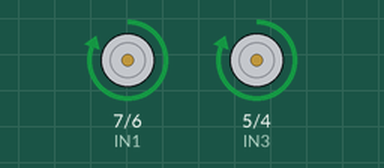
Recording of a sketch running on a simulated Arduino Uno, built with avr-gcc and run on an emulated ATmega328P. Parts: motor-driver pin pairs drawn as motors (green arrow = first pin HIGH = forward, orange = second pin HIGH = backward, longer = more drive, scaled by the enable pin).

Above: at 1.0 s.
At 2.5 s:
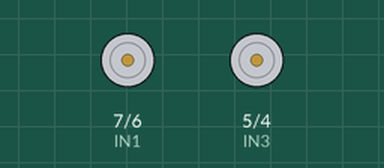
At 4.0 s:
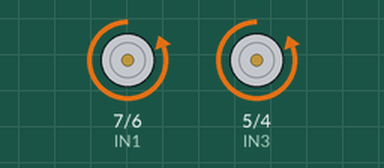
Timing chart, 0 to 7.8 s (numbered marks = the images above):
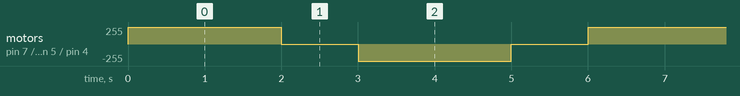

The sketch:

sketch_sep2a.ino
```cpp
// Define motor control pins
#define EN_A 9  // PWM pin to control Motor A speed
#define EN_B 10 // PWM pin to control Motor B speed
#define IN1 7   // Motor A direction pin 1
#define IN2 6   // Motor A direction pin 2
#define IN3 5   // Motor B direction pin 1
#define IN4 4   // Motor B direction pin 2

void setup() {
  // Set all the motor control pins as outputs
  pinMode(EN_A, OUTPUT);
  pinMode(EN_B, OUTPUT);
  pinMode(IN1, OUTPUT);
  pinMode(IN2, OUTPUT);
  pinMode(IN3, OUTPUT);
  pinMode(IN4, OUTPUT);

  // Initial motor stop
  digitalWrite(IN1, LOW);
  digitalWrite(IN2, LOW);
  digitalWrite(IN3, LOW);
  digitalWrite(IN4, LOW);
}

void loop() {
  // Move forward
  digitalWrite(IN1, HIGH); // Motor A forward
  digitalWrite(IN2, LOW);  // Motor A backward (off)
  digitalWrite(IN3, HIGH); // Motor B forward
  digitalWrite(IN4, LOW);  // Motor B backward (off)
  analogWrite(EN_A, 255);  // Full speed for Motor A
  analogWrite(EN_B, 255);  // Full speed for Motor B
  delay(2000);             // Move forward for 2 seconds

  // Stop
  digitalWrite(IN1, LOW);
  digitalWrite(IN2, LOW);
  digitalWrite(IN3, LOW);
  digitalWrite(IN4, LOW);
  delay(1000);             // Stop for 1 second

  // Move backward
  digitalWrite(IN1, LOW);  // Motor A forward (off)
  digitalWrite(IN2, HIGH); // Motor A backward
  digitalWrite(IN3, LOW);  // Motor B forward (off)
  digitalWrite(IN4, HIGH); // Motor B backward
  analogWrite(EN_A, 255);  // Full speed for Motor A
  analogWrite(EN_B, 255);  // Full speed for Motor B
  delay(2000);             // Move backward for 2 seconds

  // Stop
  digitalWrite(IN1, LOW);
  digitalWrite(IN2, LOW);
  digitalWrite(IN3, LOW);
  digitalWrite(IN4, LOW);
  delay(1000);             // Stop for 1 second
}
```

Measured:
- by itself, motor on pin 7 (IN1) / pin 6 (IN2), motor on pin 5 (IN3) / pin 4 (IN4): repeats every 6.0 s: stopped 1.0 s, backward 255/255 2.0 s, stopped 1.0 s, forward 255/255 2.0 s
